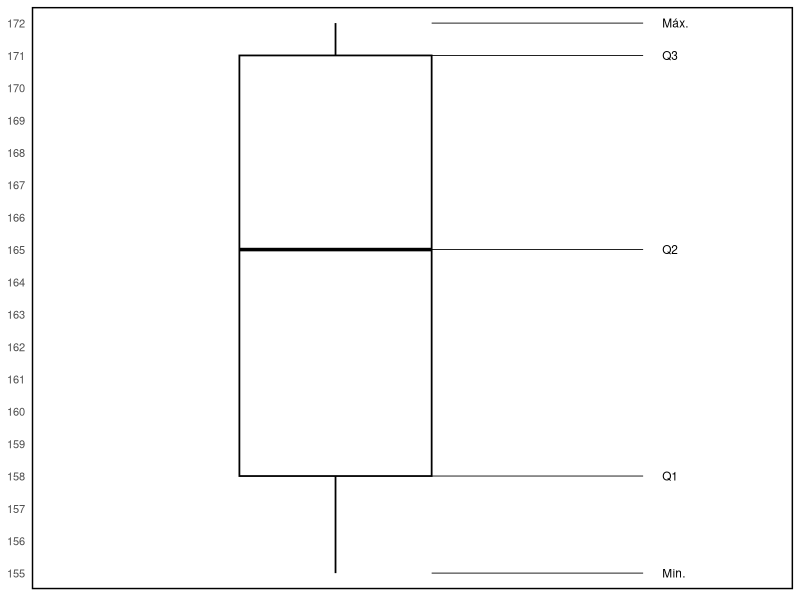

Write the R code that produced this figure.
#!/usr/bin/env Rscript
# Boxplot estilo ICFES - Versión 1 (R/ggplot2)
# Escala izquierda, etiquetas derecha con líneas de conexión

library(ggplot2)

# Parámetros del boxplot (Opción B del original)
minval <- 155
q1 <- 158
median_val <- 165
q3 <- 171
maxval <- 172

# Crear dataframe para el boxplot manual
df <- data.frame(
  x = 1,
  ymin = minval,
  lower = q1,
  middle = median_val,
  upper = q3,
  ymax = maxval
)

# Crear el gráfico
p <- ggplot(df, aes(x = x)) +
  # Boxplot manual
  geom_boxplot(
    aes(ymin = ymin, lower = lower, middle = middle, upper = upper, ymax = ymax),
    stat = "identity",
    width = 0.5,
    fill = "white",
    color = "black",
    linewidth = 0.6
  ) +
  # Líneas de conexión hacia etiquetas
  annotate("segment", x = 1.25, xend = 1.8, y = minval, yend = minval, linewidth = 0.3) +
  annotate("segment", x = 1.25, xend = 1.8, y = q1, yend = q1, linewidth = 0.3) +
  annotate("segment", x = 1.25, xend = 1.8, y = median_val, yend = median_val, linewidth = 0.3) +
  annotate("segment", x = 1.25, xend = 1.8, y = q3, yend = q3, linewidth = 0.3) +
  annotate("segment", x = 1.25, xend = 1.8, y = maxval, yend = maxval, linewidth = 0.3) +
  # Etiquetas a la derecha
  annotate("text", x = 1.85, y = minval, label = "Mín.", hjust = 0, size = 3) +
  annotate("text", x = 1.85, y = q1, label = "Q1", hjust = 0, size = 3) +
  annotate("text", x = 1.85, y = median_val, label = "Q2", hjust = 0, size = 3) +
  annotate("text", x = 1.85, y = q3, label = "Q3", hjust = 0, size = 3) +
  annotate("text", x = 1.85, y = maxval, label = "Máx.", hjust = 0, size = 3) +
  # Escala Y completa
  scale_y_continuous(
    limits = c(154.5, 172.5),
    breaks = 155:172,
    expand = c(0, 0)
  ) +
  scale_x_continuous(limits = c(0.3, 2.1)) +
  # Tema
  theme_minimal() +
  theme(
    axis.text.x = element_blank(),
    axis.ticks.x = element_blank(),
    axis.title = element_blank(),
    axis.text.y = element_text(size = 8),
    panel.grid.major = element_blank(),
    panel.grid.minor = element_blank(),
    panel.border = element_rect(color = "black", fill = NA, linewidth = 1),
    plot.margin = margin(5, 5, 5, 5)
  )

# Guardar
ggsave("boxplot_r_v1.png", plot = p, width = 3, height = 5, dpi = 150, bg = "white")
cat("R v1 generado\n")
